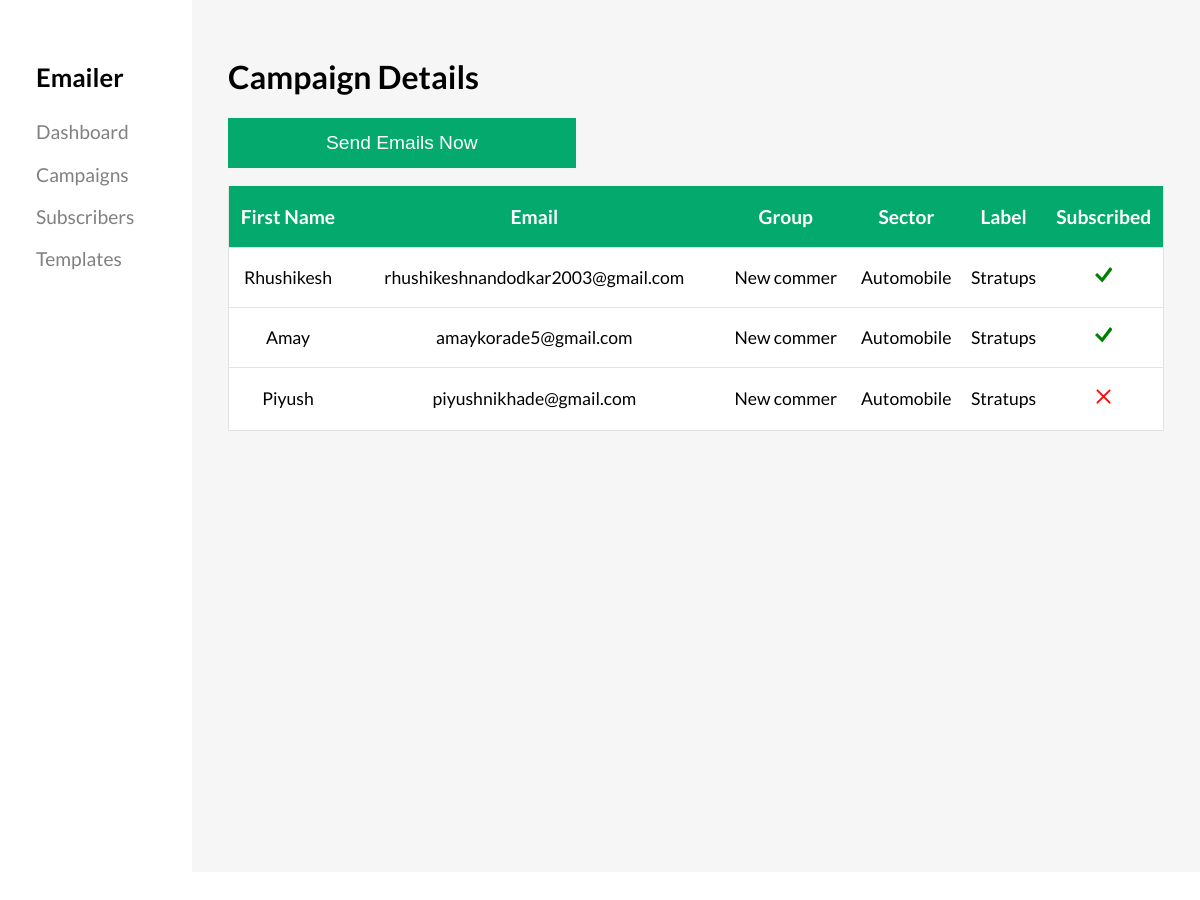
Screenshot of /campdetails/2 with the database file from the repository.
### app/models.py (models this page shows, shortened)
class SubscribersModel(models.Model):
    first_name =  models.CharField(max_length=200)
    last_name =  models.CharField(max_length=200)
    email =  models.CharField(max_length=200)
    label = models.ForeignKey(LableModel, on_delete=models.CASCADE)
    group = models.ForeignKey(GroupModel, on_delete=models.CASCADE)
    sector = models.ForeignKey(SectorModel, on_delete=models.CASCADE)
    created_on = models.DateTimeField(auto_now_add=True)
    subscription = models.BooleanField(default=True)

class GroupModel(models.Model):
    group_name = models.CharField(max_length=200)
    def __str__(self):
        return self.group_name

class SectorModel(models.Model):
    sector_name = models.CharField(max_length=200)
    def __str__(self):
        return self.sector_name

class LableModel(models.Model):
    lable_name = models.CharField(max_length=200)
    def __str__(self):
        return self.lable_name

### app/views.py (the view)
# urls.py: path('campdetails/<int:pk>', views.campdetails, name='campdetails'),
def campdetails(request, pk):
    camp_object = CampaignsModel.objects.get(id=pk)
    print(camp_object.template)
    label_id = LableModel.objects.get(lable_name=camp_object.label)
    sector_id = SectorModel.objects.get(sector_name=camp_object.sector)
    group_id = GroupModel.objects.get(group_name=camp_object.group)
    camp_users = SubscribersModel.objects.filter(label=label_id, group=group_id, sector=sector_id)
    return render(request, "campaigndetails.html", {'all_subs': camp_users, 'campaign': camp_object})

### templates/campaigndetails.html (shortened to what this page needs)
<!DOCTYPE html>
<html lang="en">
<head>
    <link rel="stylesheet" href="../static/campdetails.css">
</head>
<body>
    <div class="dashboard">
        <div class="left-bar">
            <h3>Emailer</h3>
            <ul>
                <li><a href="/">Dashboard</a></li>
                <li><a href="/campaign">Campaigns</a></li>
                <li><a href="">Subscribers</a></li>
                <li><a href="">Templates</a></li>
            </ul>
        </div>
    </div>
    <div class="main-content">
        <h1>Campaign Details</h1>
    <form action="/sendemail/{{campaign.id}}" method="POST">
        <div class="filter-section">
              <button class="btn">Send Emails Now</button>
        </div>
    </form>
    <div class="sub-list">
          <table>
            <thead>
              <th>First Name</th>
              <th>Email</th>
              <th>Group</th>
              <th>Sector</th>
              <th>Label</th>
              <th>Subscribed</th>
            </thead>
            <tbody>
            {% for i in all_subs %}
            <tr>
                <td><a href="">{{i.first_name}}</a></td>
                <td><a href="">{{i.email}}</a></td>
                <td><a href="">{{i.group}}</a></td>
                <td><a href="">{{i.sector}}</a></td>
                <td><a href="">{{i.label}}</a></td>
                {% if i.subscription == True %}
                <td><a href=""><svg class="green" xmlns="http://www.w3.org/2000/svg" width="1em" height="1em" viewBox="0 0 512 512"><path fill="currentColor" d="M437.3 30L202.7 339.3L64 200.7l-64 64L213.3 478L512 94z"/></svg></a></td>
                {% else %}
                 <td><a href=""></a></td>
                {% endif %}
             </tr>
            {% endfor %}
            </tbody>
          </table>
    </div>
    </div>
</body>
</html>

### static/campdetails.css (style rules this page uses)
body { font-family: 'Lato', sans-serif; }
.left-bar { width: 16%; background: white; position: absolute; overflow-y: auto; top: 0; left: 0; height: 100%; padding: 3%; }
.left-bar h3 { font-size: 1.6rem; }
.left-bar ul { margin: 15% 0; list-style: none; padding: 0; }
.left-bar ul li { margin: 10% 0; }
.left-bar ul li a { color: gray; font-size: 1.2rem; text-decoration: none; }
.main-content { background-color: rgba(230, 230, 230, 0.349); height: 100vh; position: absolute; width: 78%; right: 0; top: 0%; padding: 3%; }
.main-content h1 { color: black; font-size: 2rem; }
.filter-section { display: grid; grid-template-columns: auto auto auto auto; margin-bottom: 2%; }
.filter-section .btn { background-color: #04AA6D; border: none; font-size: 1.2rem; color: white; padding: 4%; }
.sub-list { width: 100%; }
table { padding: 3% 0; width: 100%; text-align: center; border-collapse: collapse; }
table th { padding: 02% 0; background-color: #04AA6D; font-size: 1.2rem; color: white; }
table tr { border-bottom: 1px solid rgb(228, 225, 225); border-left: 1px solid rgb(228, 225, 225); border-right: 1px solid rgb(228, 225, 225); }
table a { color: black; text-decoration: none; }
table tr td { padding: 2% 0; font-size: 1.1rem; background-color: white; }
svg.green { color: green; }
svg.red { color: red; }

### rows the page displays
SubscribersModel: first_name "Rhushikesh", email "rhushikeshnandodkar2003@gmail.com", group "New commer", sector "Automobile", label "Stratups", subscription True (drawn)
SubscribersModel: first_name "Amay", email "amaykorade5@gmail.com", group "New commer", sector "Automobile", label "Stratups", subscription True (drawn)
SubscribersModel: first_name "Piyush", email "piyushnikhade@gmail.com", group "New commer", sector "Automobile", label "Stratups", subscription False (drawn)
